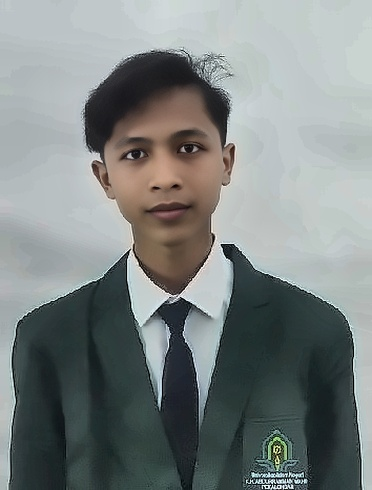
#> input picture Download/10126001.jpeg, 372 x 490 px
$ python -i pipeline.py   (imports and definitions only)
#> lines starting #> are read from the running program, lines starting #| are printed output that depends on the picture
#> further down, picture is the input picture: shape (490, 372, 3); mean B, G, R 130.5, 131.4, 124.9
import io

import cv2
import numpy as np
from PIL import Image

TARGET_SIZE = (372, 490)  # (width, height)


def decode_jpeg(image_bytes):
    arr = np.frombuffer(image_bytes, dtype=np.uint8)
    return cv2.imdecode(arr, cv2.IMREAD_COLOR)


# [4 lines left out: function denoise, not called in this run]


def correct_lighting(img, strength=2.0):
#> called with strength = 2
    if strength == 0:
        return img
    lab = cv2.cvtColor(img, cv2.COLOR_BGR2LAB)
#> lab: shape (490, 372, 3); mean of channels 0, 1, 2 135.3, 125.6, 127.7
    l_channel, a_channel, b_channel = cv2.split(lab)
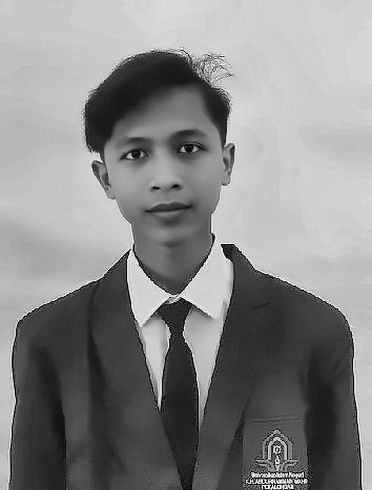
#> l_channel: shape (490, 372); min 0, max 255, mean 135.3
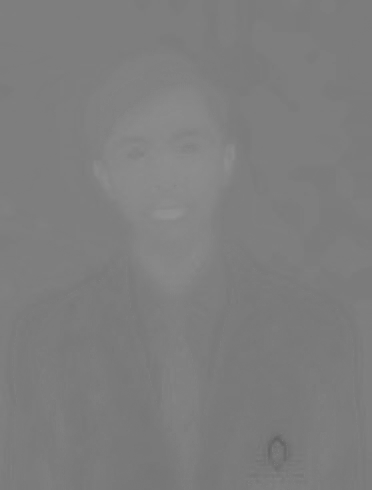
#> a_channel: shape (490, 372); min 97, max 146, mean 125.6
    clahe = cv2.createCLAHE(clipLimit=strength, tileGridSize=(8, 8))
    l_channel = clahe.apply(l_channel)
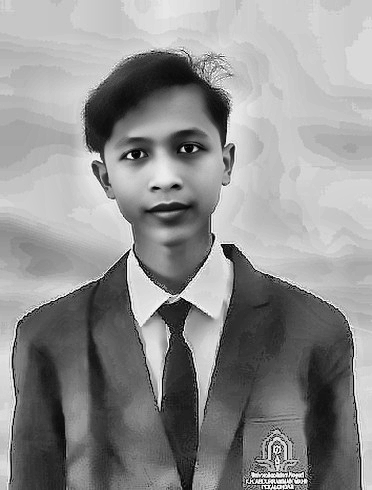
#> l_channel: shape (490, 372); min 1, max 255, mean 143.2
    lab = cv2.merge((l_channel, a_channel, b_channel))
#> lab: shape (490, 372, 3); mean of channels 0, 1, 2 143.2, 125.6, 127.7
    return cv2.cvtColor(lab, cv2.COLOR_LAB2BGR)
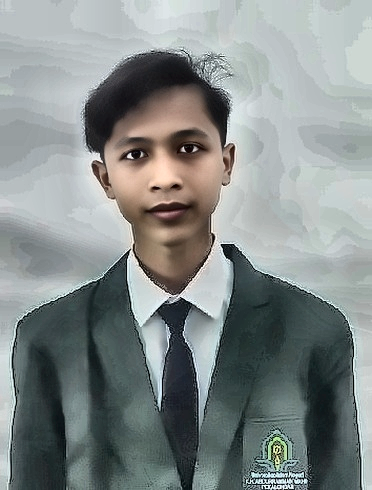
#> returned value: shape (490, 372, 3); mean B, G, R 138, 138.9, 132.3


def resize_final(img):
    return cv2.resize(img, TARGET_SIZE, interpolation=cv2.INTER_LANCZOS4)


# [53 lines left out: functions encode_jpeg, load_restorer, restore_face, apply_filters, enhance, not called in this run]

>>> import cv2
>>> picture = cv2.imread('../Download/10126001.jpeg')
>>> result = correct_lighting(picture)

$ run again, on Download/20326030.jpeg
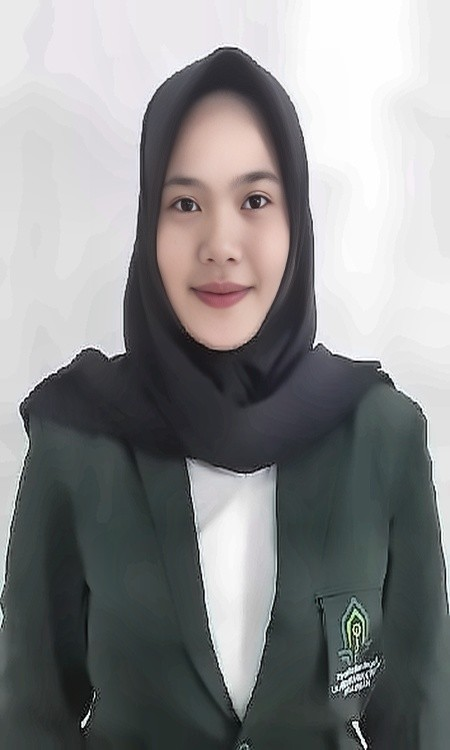
#> input picture Download/20326030.jpeg, 450 x 750 px
#> picture is the input picture: shape (750, 450, 3); mean B, G, R 137.6, 136.9, 136.3
#> in correct_lighting, `l_channel = clahe.apply(l_channel)`:
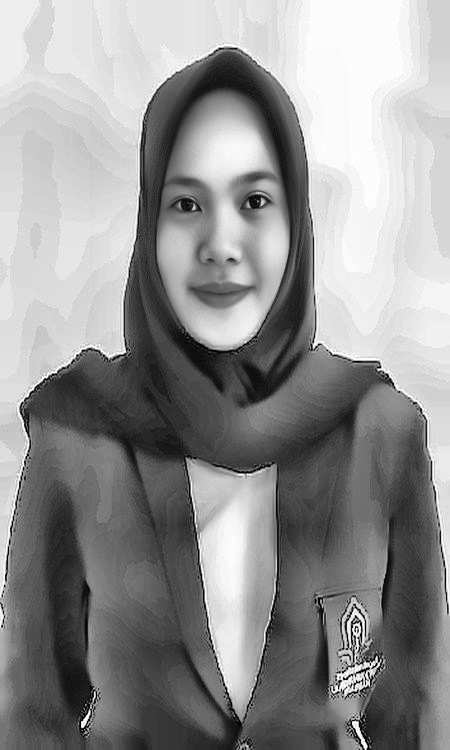
#> l_channel: shape (750, 450); min 0, max 255, mean 145.3
#> in correct_lighting, `return cv2.cvtColor(lab, cv2.COLOR_LAB2BGR)`:
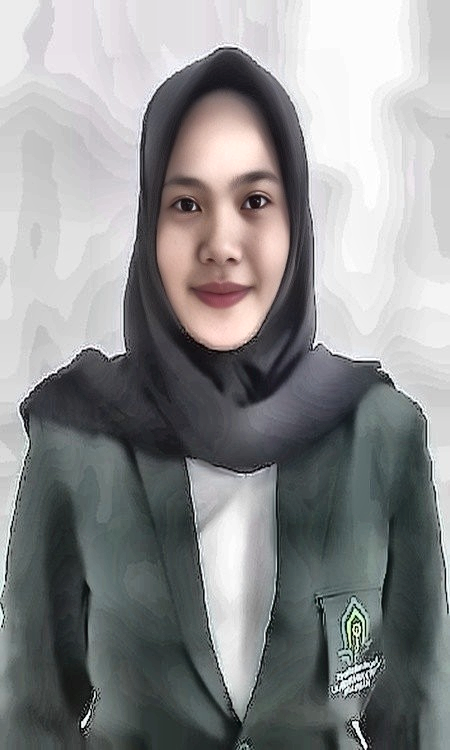
#> returned value: shape (750, 450, 3); mean B, G, R 141.3, 140.6, 139.9

$ run again, on Download/20326050.jpeg
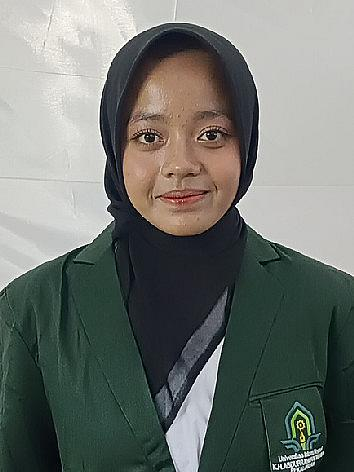
#> input picture Download/20326050.jpeg, 354 x 472 px
#> picture is the input picture: shape (472, 354, 3); mean B, G, R 111.3, 116.4, 111.5
#> in correct_lighting, `l_channel = clahe.apply(l_channel)`:
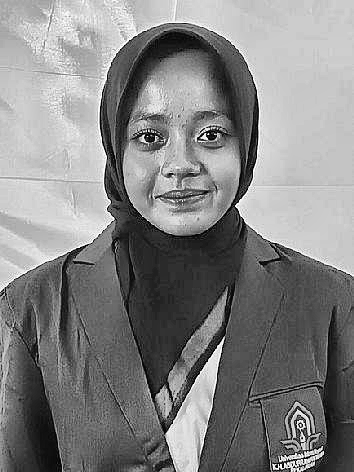
#> l_channel: shape (472, 354); min 1, max 255, mean 131.5
#> in correct_lighting, `return cv2.cvtColor(lab, cv2.COLOR_LAB2BGR)`:
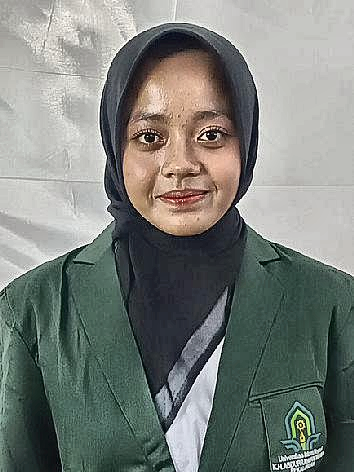
#> returned value: shape (472, 354, 3); mean B, G, R 122.1, 127.3, 122.3
